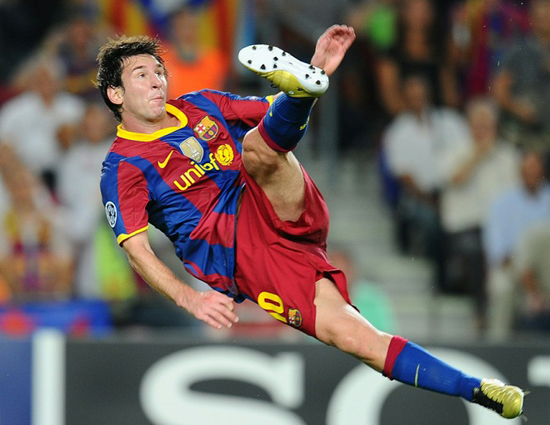
#> input picture roughnote/messi4.jpg, 550 x 425 px, given in place of the camera
$ python jay_abid_1.py   (Python 2 division)
#> lines starting #> are read from the running program, lines starting #| are printed output that depends on the picture; after the words box and inside, x2 and y2 are one past the last pixel; in counts of white or black regions, pixels touching at a corner belong together
## Color Tracking v1.0
## Copyright (c) 2013-2014 Abid K and Jay Edry
## You may use, redistribute and/or modify this program it under the terms of the MIT license (https://github.com/abidrahmank/MyRoughWork/blob/master/license.txt).


''' v 0.1 - It tracks two objects of blue and yellow color each '''

import cv2
import numpy as np

def getthresholdedimg(hsv):
    yellow = cv2.inRange(hsv,np.array((20,100,100)),np.array((30,255,255)))
    blue = cv2.inRange(hsv,np.array((100,100,100)),np.array((120,255,255)))
    both = cv2.add(yellow,blue)
    return both

c = cv2.VideoCapture(0)
width,height = c.get(3),c.get(4)
print "frame width and height : ", width, height

while(1):
    _,f = c.read()
#> f is the input picture: shape (425, 550, 3); mean B, G, R 94.1, 98.6, 112.3
    f = cv2.flip(f,1)
    blur = cv2.medianBlur(f,5)
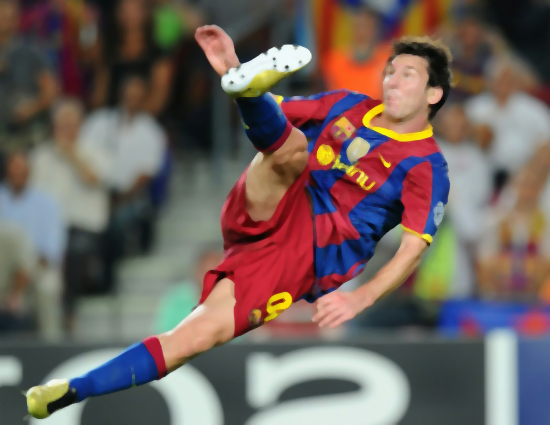
#> blur: shape (425, 550, 3); mean B, G, R 94.1, 98.6, 112.4
    hsv = cv2.cvtColor(f,cv2.COLOR_BGR2HSV)
#> hsv: shape (425, 550, 3); mean H, S, V 70.7, 88.2, 126.1
    both = getthresholdedimg(hsv)
#> in getthresholdedimg, `yellow = cv2.inRange(hsv,np.array((20,100,100)),np.array((30,255,255)))`:
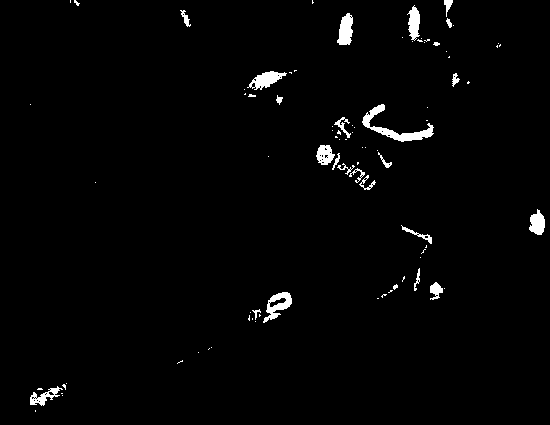
#> yellow: shape (425, 550); 1.8% white; 87 white regions (63 under 20 px), largest, box (x1, y1, x2, y2) and area: (362, 104, 434, 142) 676, (263, 292, 292, 323) 394, (247, 71, 287, 90) 368
#> in getthresholdedimg, `blue = cv2.inRange(hsv,np.array((100,100,100)),np.array((120,255,255)))`:
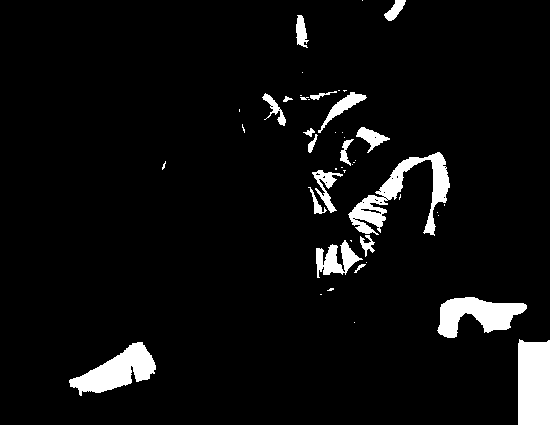
#> blue: shape (425, 550); 5.7% white; 47 white regions (28 under 20 px), largest, box (x1, y1, x2, y2) and area: (518, 339, 550, 425) 2670, (348, 152, 450, 236) 2542, (69, 342, 156, 396) 2245
#> in getthresholdedimg, `both = cv2.add(yellow,blue)`:
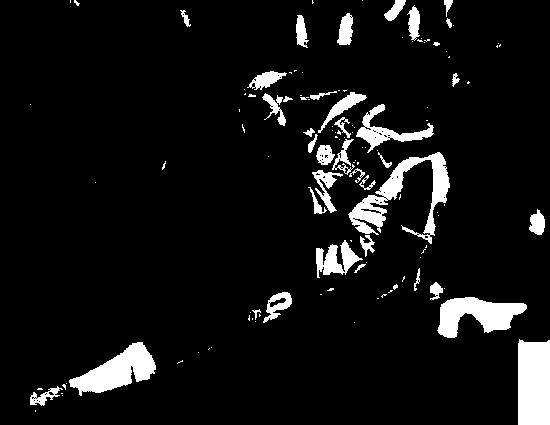
#> both: shape (425, 550); 7.5% white; 123 white regions (85 under 20 px), largest, box (x1, y1, x2, y2) and area: (518, 339, 550, 425) 2670, (348, 152, 450, 244) 2656, (69, 342, 156, 396) 2245
    erode = cv2.erode(both,None,iterations = 3)
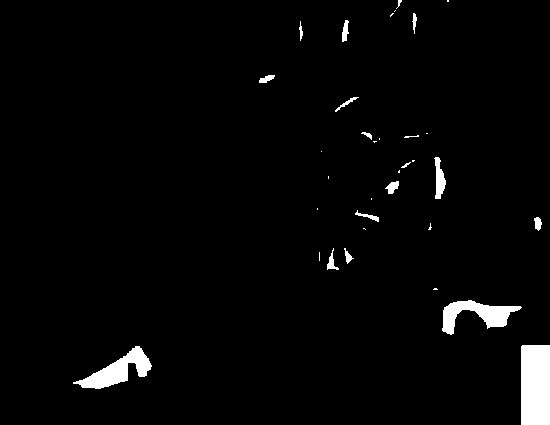
#> erode: shape (425, 550); 2.6% white; 34 white regions (16 under 20 px), largest, box (x1, y1, x2, y2) and area: (521, 345, 550, 425) 2319, (73, 346, 152, 389) 1330, (442, 300, 522, 335) 1238
    dilate = cv2.dilate(erode,None,iterations = 10)
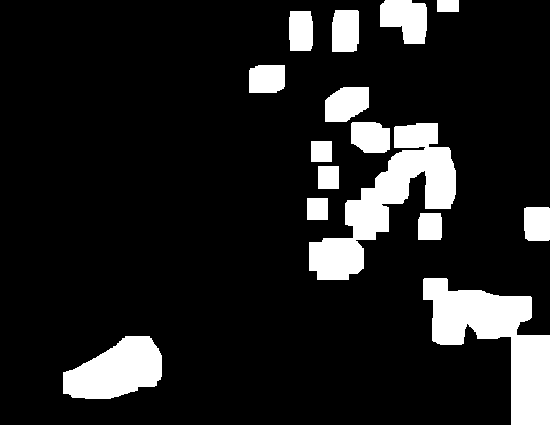
#> dilate: shape (425, 550); 13.2% white; 15 white regions

    contours,hierarchy = cv2.findContours(dilate,cv2.RETR_LIST,cv2.CHAIN_APPROX_SIMPLE)
#> contours = 15 contours; largest, box (x1, y1, x2, y2) and area: (423, 278, 550, 425) 7965, (309, 123, 456, 280) 7902, (63, 336, 162, 399) 4163, (380, 0, 427, 44) 1506, (325, 87, 369, 122) 1186

    for cnt in contours:
        x,y,w,h = cv2.boundingRect(cnt)
        cx,cy = x+w/2, y+h/2

        if 20 < hsv.item(cy,cx,0) < 30:
            cv2.rectangle(f,(x,y),(x+w,y+h),[0,255,255],2)
            print "yellow :", x,y,w,h
        elif 100 < hsv.item(cy,cx,0) < 120:
            cv2.rectangle(f,(x,y),(x+w,y+h),[255,0,0],2)
            print "blue :", x,y,w,h
#> this loop made 15 passes
#> (x, y, w, h, cx, cy) on passes 1, 2, 3, 4, 8, 9, 10, 11, 12, 13, 15: (63, 336, 99, 63, 112, 367), (423, 278, 127, 147, 486, 351), (418, 213, 24, 27, 430, 226), (524, 207, 26, 34, 537, 224), (309, 123, 147, 157, 382, 201), (351, 122, 39, 31, 370, 137), (325, 87, 44, 35, 347, 104), (249, 65, 36, 28, 267, 79), (289, 11, 24, 40, 301, 31), (332, 10, 27, 42, 345, 31), (380, 0, 47, 44, 403, 22)
#> (cnt, x, y, w, h, cx, cy) on passes 5, 6, 7, 14: ([[307, 198], [307, 219], [327, 219], [327, 198]], 307, 198, 21, 22, 317, 209), ([[318, 166], [318, 188], [338, 188], [338, 166]], 318, 166, 21, 23, 328, 177), ([[311, 141], [311, 161], [331, 161], [331, 141]], 311, 141, 21, 21, 321, 151), ([[437, 0], [437, 11], [458, 11], [458, 0]], 437, 0, 22, 12, 448, 6)
#| blue : 63 336 99 63
#| blue : 418 213 24 27
#| yellow : 524 207 26 34
#| blue : 307 198 21 22
#| blue : 318 166 21 23
#| yellow : 311 141 21 21
#| blue : 309 123 147 157
#| blue : 351 122 39 31
#> (further printed lines are left out)
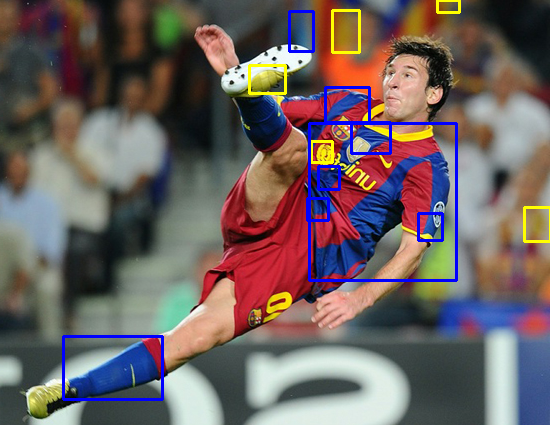
#> f: shape (425, 550, 3); mean B, G, R 96.8, 97.5, 110.3

    cv2.imshow('img',f)

    if cv2.waitKey(25) == 27:
#> (key Esc is pressed here)
        break

cv2.destroyAllWindows()
c.release()
